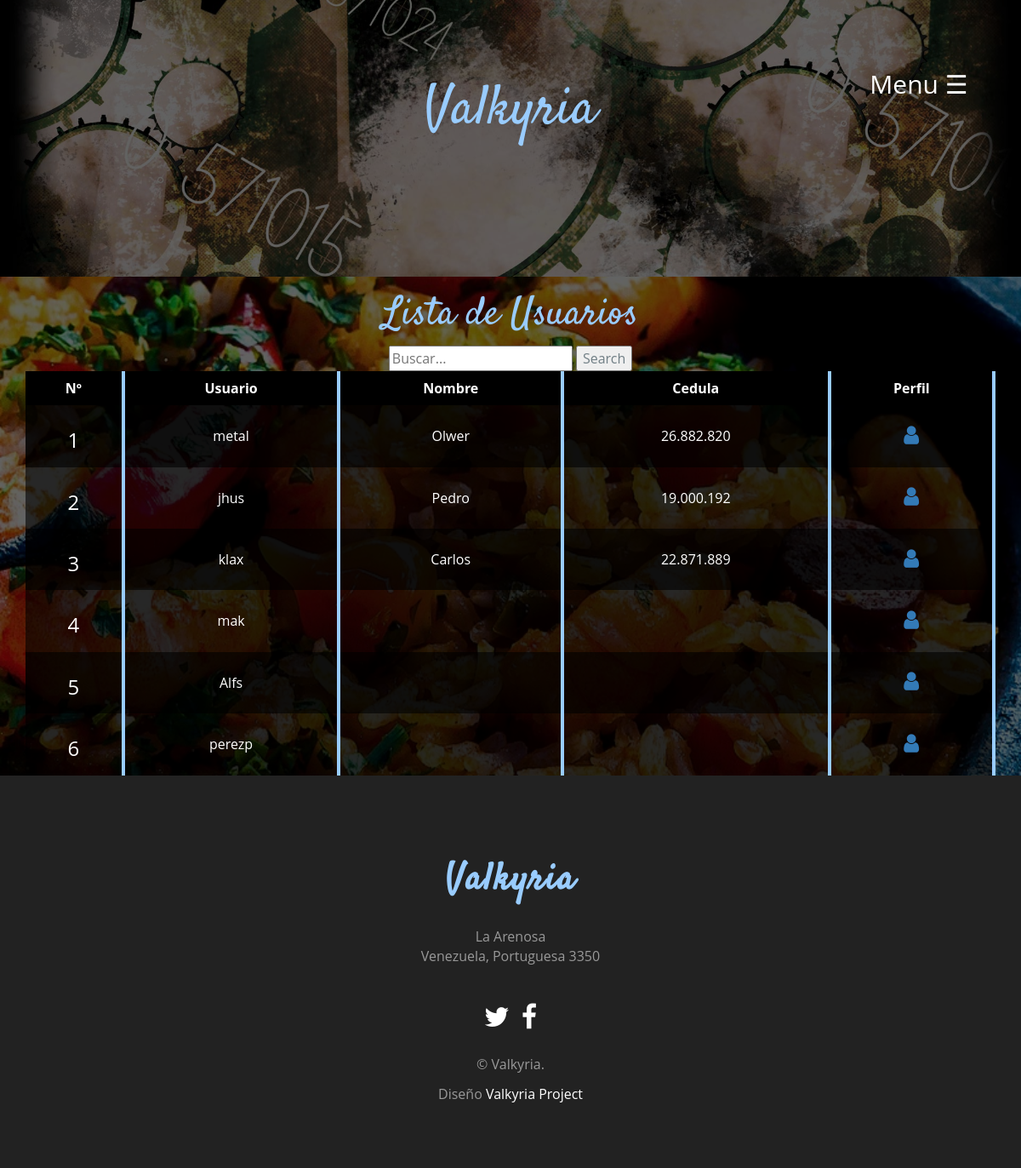
/u_lista (signed in), run on the app's committed database.
### registro1/models.py (models this page shows, shortened)
class Datos(models.Model):
    usuario = models.OneToOneField('auth.User',on_delete=models.CASCADE, primary_key=True, unique=True)
    nombVer = RegexValidator(regex=r'^[a-zA-ZñÑ]+$', message="Solo letras para el nombre por favor.")
    nombre = models.CharField(validators=[nombVer],max_length=200)
    apellVer = RegexValidator(regex=r'^[a-zA-ZñÑ]+$', message="Solo letras para el nombre por favor.")
    apellido= models.CharField(validators=[apellVer],max_length=200)
    manzana=models.IntegerField()
    cedula=models.IntegerField(unique=True)
    email=models.EmailField()
    fedicion=models.DateTimeField(blank=True, null=True)

### registro1/views.py (the view)
# urls.py: path('u_lista', views.v_us1, name='v_us1'),
def v_us1(request):
    if request.user.is_authenticated==True:
        v_us = User.objects.order_by('id')
        datos = Datos.objects.order_by('usuario_id')
        return render(request, 'v_us1.html', {'v_us': v_us,'datos': datos})
    else:
        return HttpResponseRedirect("/")

### templates/v_us1.html (shortened to what this page needs)
{% extends 'index.html' %}
{% load humanize %}
{% block content %}
<div class="bg-color" class="section-padding">
	<div class="container">
		<h2 class="header-h text-center" >Lista de Usuarios</h2>
		<form class="def_V text-center" action="{% url 'def_V' %}" method='post'>
		  <input type="text" placeholder="Buscar..." name="B_V"
		      value='{{ query }}' required>
		  <button type="submit">Search</button>
		</form>
		<table class="bg-color">
		<tr>
		  <th>Nº</th>
		  <th>Usuario</th>
		  <th>Nombre</th>
		  <th>Cedula</th>
		  <th>Perfil</th>
		</tr>
		{% for v_us1 in v_us %}
		<tr>
		    <div class="">
		      <td>
		        <h3>{{ forloop.counter }}</h3>
		        </td>
		        	<td>
		        	   {{v_us1.username }}
		        	</td>
		        	<td>
		        		{% for dat in datos %}
		        		{% if dat.pk == v_us1.pk %}
		        			{{dat.nombre}}
		        	  	{% endif %}
		        	  	{% endfor %}
		        	</td>
		        	<td>
		        			{% for dat in datos %}
		        			{% if dat.pk == v_us1.pk %}
		        				{{dat.cedula|intcomma}}
		        		  	{% endif %}
		        		  	{% endfor %}
		        	</td>
		          <td>
		            <a href="{% url 'datos_u' v_us1.pk %}" class="fa fa-user" style="font-size: 25px;"></a>
		          </td>
		    </div>
		    </tr>
		{% endfor %}
		</table>
	</div>
</div>
{% endblock %}

### registro1/static/css2/css/style19.css (style rules this page uses)
body { font-size: 15px; line-height: 1.52; color: #717f86; font-size: 16px; font-family: 'Open Sans', sans-serif; font-weight: 400; overflow-x: hidden; }
table { border-collapse: collapse; border-spacing: 0; }
.bg-color { background-color: RGBA(0, 0, 0, 0.61); min-height: 325px; }
.header-h { color: #99ccff; font-size: 46px; font-family: 'Satisfy', sans-serif; font-weight: 300; }
table { border-collapse: collapse; width: 100%; color: white; }
th, td { text-align: center; border-right: 4px solid #99ccff; padding: 8px; }
tr:nth-child(even) { background-color: rgba(0, 0, 0, 0.61) }
th { background-color: #000; color: white; }

### data on the page
Datos: nombre "Olwer", cedula "26.882.820"
Datos: nombre "Pedro", cedula "19.000.192"
Datos: nombre "Carlos", cedula "22.871.889"

### other printed values
{{ v_us1.username }} "metal"
{{ v_us1.username }} "jhus"
{{ v_us1.username }} "klax"
{{ v_us1.username }} "mak"
{{ v_us1.username }} "Alfs"
{{ v_us1.username }} "perezp"
